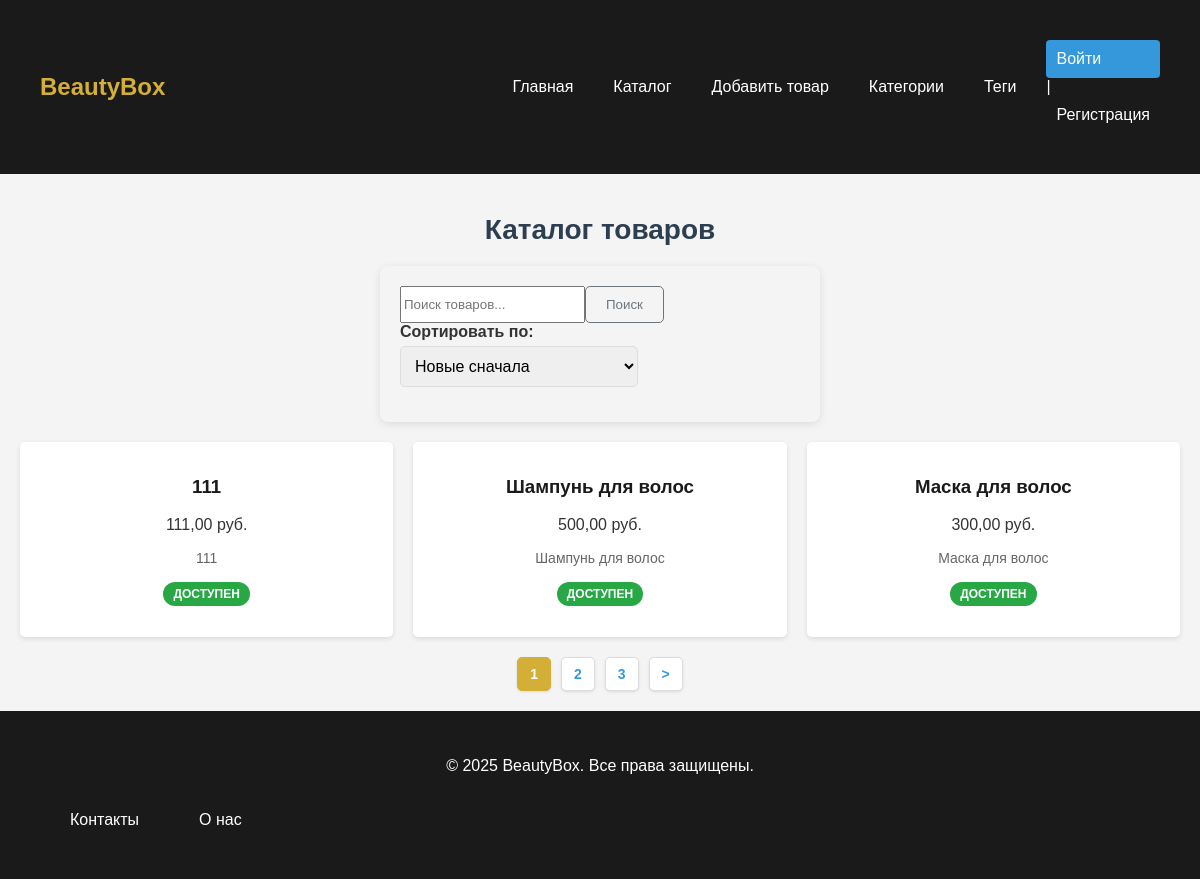
Page /catalog/ on the committed database.
### BeautyBoxApp/models.py (models this page shows, shortened)
class Product(models.Model):
    class ProductStatus(Enum):
        AVAILABLE = 'Доступен'
        OUT_OF_STOCK = 'Нет в наличии'
        COMING_SOON = 'Скоро в продаже'
    photo = models.ImageField(
        upload_to='photos/%Y/%m/%d/',
        default=None,
        blank=True,
        null=True,
        verbose_name="Фото"
    )
    name = models.CharField(max_length=200, verbose_name="Название товара")
    slug = models.SlugField(max_length=200, unique=True, verbose_name="URL-идентификатор")
    price = models.DecimalField(max_digits=10, decimal_places=2, verbose_name="Цена")
    tags = models.ManyToManyField('Tag', blank=True, related_name='products', verbose_name="Теги")
    manufacturer = models.OneToOneField('Manufacturer', on_delete=models.SET_NULL, null=True, blank=True, related_name='product', verbose_name="Производитель")
    description = models.TextField(verbose_name="Описание")
    category = models.ForeignKey(Category, on_delete=models.CASCADE, related_name='products', verbose_name="Категория")
    status = models.CharField(
        max_length=20,
        choices=[(status.name, status.value) for status in ProductStatus],
        default=ProductStatus.AVAILABLE.name,
        verbose_name="Статус"
    )
    created_at = models.DateTimeField(auto_now_add=True, verbose_name="Дата создания")
    updated_at = models.DateTimeField(auto_now=True, verbose_name="Дата обновления")
    created_by = models.ForeignKey(
        get_user_model(),
        on_delete=models.SET_NULL,
        null=True,
        blank=True,
        related_name='created_products',
        verbose_name="Создан пользователем"
    )
    objects = ProductManager()
    @property
    def is_available(self):
        return self.status == self.ProductStatus.AVAILABLE.name
    class Meta:
        verbose_name = "Товар"
        verbose_name_plural = "Товары"
        ordering = ['-created_at']

### BeautyBoxApp/views.py (the view)
# urls.py: path('catalog/', views.CatalogView.as_view(), name='catalog'),
class CatalogView(DataMixin, ListView):
    model = Product
    template_name = 'cosmetics/catalog.html'
    context_object_name = 'products'
    title_page = 'Каталог товаров'
    def get_queryset(self):
        sort_by = self.request.GET.get('sort', '-created_at')
        search_query = self.request.GET.get('search', '')
        products = Product.objects.all()
        if search_query:
            products = Product.objects.search(search_query)
        return products.order_by(sort_by)
    def get_context_data(self, **kwargs):
        context = super().get_context_data(**kwargs)
        return self.get_mixin_context(
            context,
            cat_selected=0,
            search_query=self.request.GET.get('search', ''),
            sort_by=self.request.GET.get('sort', '-created_at')
        )

### BeautyBoxApp/converters.py (called while the page is built)
    def to_url(self, value):
        return value

### BeautyBoxApp/templatetags/cosmetic_tags.py (called while the page is built)
@register.simple_tag
def get_categories():
    return Category.objects.all()

@register.inclusion_tag('cosmetics/list_tags.html')
def show_tags():
    tags = Tag.objects.annotate(total=Count('products')).filter(total__gt=0)
    return {'tags': tags}

### BeautyBoxApp/utils.py (called while the page is built)
    def get_mixin_context(self, context, **kwargs):
        if self.title_page:
            context['title'] = self.title_page
        context['menu'] = menu
        context['cat_selected'] = None
        context.update(kwargs)
        return context

### templates/cosmetics/catalog.html (shortened to what this page needs)
{% extends 'cosmetics/base.html' %}
{% block content %}
    <h1>{{ title }}</h1>
    <div class="mb-4">
        <form method="get" class="form-inline">
            <div class="input-group mr-2">
                <input type="text" name="search" class="form-control" placeholder="Поиск товаров..." value="{{ search_query }}">
                <div class="input-group-append">
                    <button class="btn btn-outline-secondary" type="submit">Поиск</button>
                </div>
            </div>
            <div class="form-group">
                <label for="sort" class="mr-2">Сортировать по:</label>
                <select name="sort" id="sort" class="form-control" onchange="this.form.submit()">
                    <option value="-created_at" {% if sort_by == '-created_at' %}selected{% endif %}>Новые сначала</option>
                </select>
            </div>
        </form>
    </div>
    <div class="product-grid">
        {% for p in products %}
            <div class="product-card">
                <h3><a href="{% url 'product' product_slug=p.slug %}">{{ p.name }}</a></h3>
                <p>{{ p.price }} руб.</p>
                <p class="description">{{ p.description|truncatewords:10 }}</p>
                <p>
                    <span class="badge {% if p.is_available %}badge-success{% else %}badge-secondary{% endif %}">
                        {{ p.get_status_display }}
                    </span>
                </p>
            </div>
        {% empty %}
            <p class="alert alert-info">Товаров не найдено.</p>
        {% endfor %}
    </div>
{% endblock %}

### static/cosmetics/css/styles.css (style rules this page uses)
body { font-family: Arial, sans-serif; margin: 0; padding: 0; background-color: #f5f5f5; color: #333; min-height: 100vh; display: flex; flex-direction: column; }
h1 { color: #1a1a1a; font-size: 28px; margin-bottom: 20px; }
.product-grid { display: grid; grid-template-columns: repeat(auto-fit, minmax(250px, 1fr)); gap: 20px; }
.product-card { background: #fff; padding: 15px; border-radius: 5px; box-shadow: 0 2px 5px rgba(0,0,0,0.1); text-align: center; }
.product-card h3 a { color: #1a1a1a; text-decoration: none; }
.description { font-size: 14px; color: #666; }
.btn { background: #d4af37; color: #fff; border: none; padding: 10px 20px; border-radius: 5px; cursor: pointer; display: inline-block; text-decoration: none; margin-right: 5px; }
.form-group { margin-bottom: 15px; }
.form-group label { display: block; margin-bottom: 5px; font-weight: bold; }
.form-group input, .form-group textarea, .form-group select { width: 100%; padding: 10px; border: 1px solid #ddd; border-radius: 5px; font-size: 16px; }
.btn-outline-secondary { background-color: transparent; border: 1px solid #6c757d; color: #6c757d; }
.badge { display: inline-block; padding: 5px 10px; border-radius: 15px; font-size: 12px; font-weight: bold; text-transform: uppercase; }
.badge-success { background-color: #28a745; color: #fff; }
.mb-4 { margin-bottom: 20px; }
.mr-2 { margin-right: 10px; }
.form-inline { display: flex; flex-wrap: wrap; align-items: center; }
.input-group { display: flex; flex: 1; margin-right: 10px; }
.input-group-append { display: flex; }
body { font-family: Arial, sans-serif; margin: 0; padding: 0; background-color: #f4f4f4; color: #333; }
form { max-width: 400px; margin: 20px auto; padding: 20px; border-radius: 8px; box-shadow: 0 2px 8px rgba(0, 0, 0, 0.1); }
h1 { text-align: center; color: #2c3e50; margin: 20px 0; }
p { text-align: center; }
a:not(.button) { color: #3498db; text-decoration: none; }

### rows in the picture
Product: name "111", price "111,00", description "111", status "ДОСТУПЕН"
Product: name "Шампунь для волос", price "500,00", description "Шампунь для волос", status "ДОСТУПЕН"
Product: name "Маска для волос", price "300,00", description "Маска для волос", status "ДОСТУПЕН"

### other values in the picture
{{ title }} "Каталог товаров"
{{ p }} "1"
{{ p }} "2" "3"
